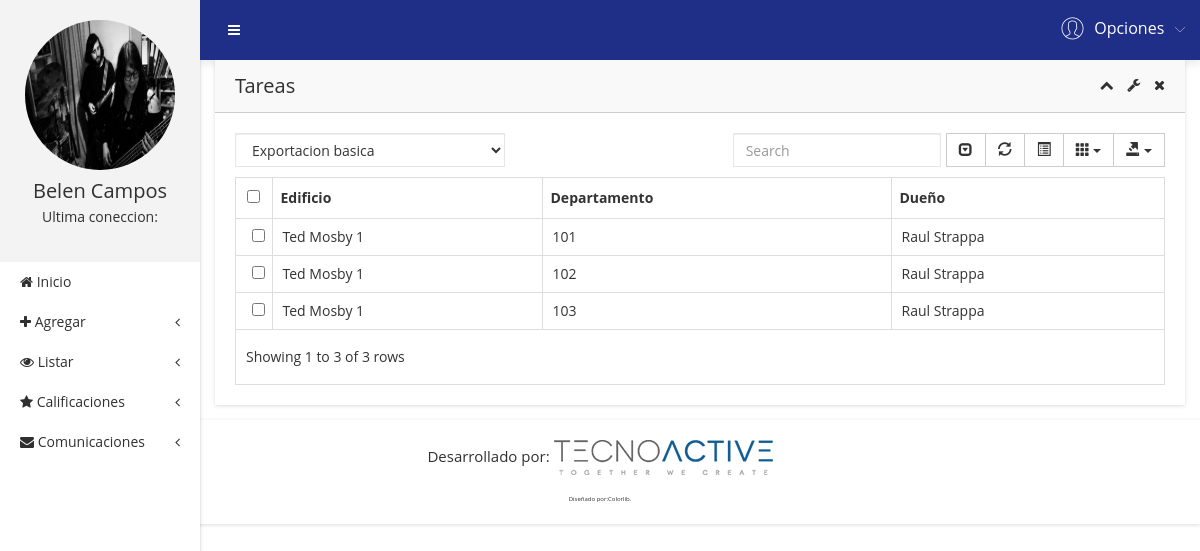
/?c=Usuario&a=ListarDepartamentos (signed in), run on an earlier commit of the app's database.
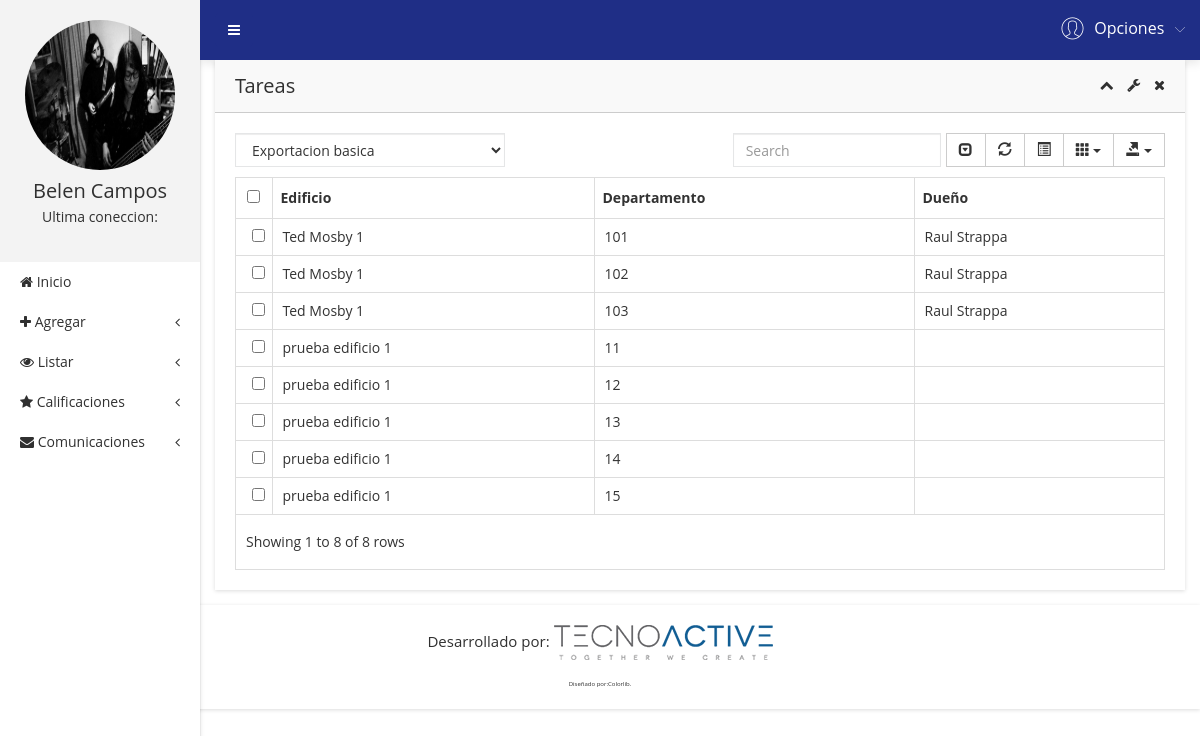
And on a later commit of the database.
### tables this page shows
CREATE TABLE departamento (
  idDepartamento INT(11) NOT NULL AUTO_INCREMENT,
  idEdificio INT(11) NOT NULL,
  idDueno INT(11) DEFAULT NULL,
  numeroDepartamento INT(11) NOT NULL,
  PRIMARY KEY (idDepartamento)
);

CREATE TABLE edificio (
  idEdificio INT(6) NOT NULL AUTO_INCREMENT,
  idComunidad INT(6) NOT NULL,
  direccionEdificio VARCHAR(200) NOT NULL,
  numeroPisos INT(6) NOT NULL,
  PRIMARY KEY (idEdificio)
);

CREATE TABLE usuario (
  idUsuario INT(11) NOT NULL AUTO_INCREMENT,
  nombre VARCHAR(30) NOT NULL,
  rut VARCHAR(12) NOT NULL,
  password VARCHAR(15) NOT NULL,
  correo VARCHAR(60) NOT NULL,
  idEdificio INT(10) DEFAULT NULL,
  direccion VARCHAR(200) DEFAULT NULL,
  idComuna INT(10) DEFAULT NULL,
  idRegion INT(10) DEFAULT NULL,
  Nacionalidad VARCHAR(30) DEFAULT NULL,
  fotoPerfil VARCHAR(200) DEFAULT NULL,
  fechaNacimiento DATE DEFAULT NULL,
  ultimaConexion VARCHAR(30) DEFAULT NULL,
  idTipo INT(4) NOT NULL DEFAULT 1,
  telefonoUsuario VARCHAR(60) DEFAULT NULL,
  estadoUsuario INT(2) NOT NULL DEFAULT 0,
  descripcionUsuario VARCHAR(200) DEFAULT NULL,
  idDepartamento INT(11) DEFAULT NULL,
  PRIMARY KEY (idUsuario)
);

### controller/usuario.controller.php (called while the page is built, shortened)
<?php
require_once 'model/departamento.php';
class UsuarioController
{
    public function ListarDepartamentos()
    {
      $d = new Departamento();
      require_once 'view/header.php';
      require_once 'view/listarDepartamentos.php';
      require_once 'view/footer.php';
    }
}
 ?>

### model/database.php (called while the page is built, shortened)
<?php
class Database
{
	public static function Conn()
	{
		$conn = new PDO('mysql:host=localhost;dbname=awake','root','',array(PDO::MYSQL_ATTR_INIT_COMMAND=>'SET NAMES \'UTF8\''));
		$conn -> setAttribute(PDO::ATTR_ERRMODE,PDO::ERRMODE_EXCEPTION);
		return $conn;
	}
}
?>

### model/departamento.php (called while the page is built, shortened)
<?php
class departamento
{
  private $conn;
  public function __CONSTRUCT()
   {
       try
       {
         $this->conn = Database::Conn();
       }
       catch(Exception $e)
       {
         die($e->getMessage());
       }
   }
   public function Listar()
   {
     $sql = $this->conn->prepare("SELECT * from departamento d left join edificio e using(idEdificio) left JOIN  usuario u on d.idDueno = u.idUsuario");
     $sql->execute();
     return $sql->fetchAll(PDO::FETCH_OBJ);
   }
}
 ?>

### view/listarDepartamentos.php (the view, shortened to what this page needs)
<div class="admin-dashone-data-table-area">
    <div class="container-fluid">
        <div class="row">
            <div class="col-lg-12">
                <div class="sparkline8-list shadow-reset">
                    <div class="sparkline8-hd">
                        <div class="main-sparkline8-hd">
                            <h1>Tareas</h1>
                            <div class="sparkline8-outline-icon">
                                <span class="sparkline8-collapse-link"><i class="fa fa-chevron-up"></i></span>
                                <span><i class="fa fa-wrench"></i></span>
                                <span class="sparkline8-collapse-close"><i class="fa fa-times"></i></span>
                            </div>
                        </div>
                    </div>
                    <div class="sparkline8-graph">
                        <div class="datatable-dashv1-list custom-datatable-overright">
                            <div id="toolbar">
                                <select class="form-control">
                                    <option value="">Exportacion basica</option>
                                </select>
                            </div>
                            <table id="table" data-toggle="table" data-pagination="true" data-search="true" data-show-columns="true" data-show-pagination-switch="true" data-show-refresh="true" data-key-events="true" data-show-toggle="true" data-resizable="true" data-cookie="true" data-cookie-id-table="saveId" data-show-export="true" data-click-to-select="true" data-toolbar="#toolbar">
                                <thead>
                                    <tr>
                                        <th data-field="Estado" data-editable="true">Edificio</th>
                                        <th data-field="Edificio" data-editable="true">Departamento</th>
                                        <th data-field="Fecha-hora" data-editable="true">Dueño</th>
                                    </tr>
                                </thead>
                                <tbody>
                                    <?php foreach ($d->listar() as $row): ?>
                                      <tr>
                                        <td><?php echo $row->direccionEdificio ?></td>
                                        <td><?php echo $row->numeroDepartamento ?></td>
                                        <td><?php echo $row->nombre ?></td>
                                      </tr>
                                    <?php endforeach; ?>
                                </tbody>
                            </table>
                        </div>
                    </div>
                </div>
            </div>
        </div>
    </div>
</div>
</div>
</div>

What changed in the data, as far as the page shows it:
added departamento: idEdificio.direccionEdificio "prueba edificio 1", numeroDepartamento "11"
added departamento: idEdificio.direccionEdificio "prueba edificio 1", numeroDepartamento "12"
added departamento: idEdificio.direccionEdificio "prueba edificio 1", numeroDepartamento "13"
added departamento: idEdificio.direccionEdificio "prueba edificio 1", numeroDepartamento "14"
added departamento: idEdificio.direccionEdificio "prueba edificio 1", numeroDepartamento "15"
Also different on the page:
text written by a page script: "Showing 1 to 3 of 3 rows" → "Showing 1 to 8 of 8 rows"
